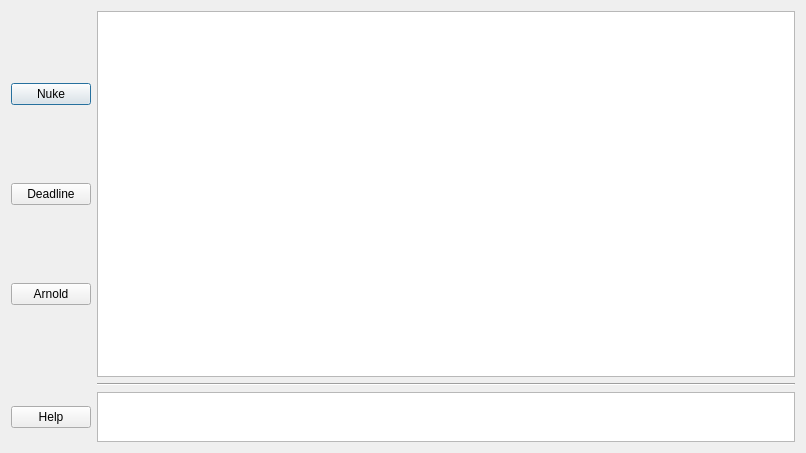
<?xml version="1.0" encoding="UTF-8"?>
<ui version="4.0">
 <class>Dialog</class>
 <widget class="QDialog" name="Dialog">
  <property name="geometry">
   <rect>
    <x>0</x>
    <y>0</y>
    <width>806</width>
    <height>453</height>
   </rect>
  </property>
  <property name="sizePolicy">
   <sizepolicy hsizetype="Expanding" vsizetype="Expanding">
    <horstretch>0</horstretch>
    <verstretch>0</verstretch>
   </sizepolicy>
  </property>
  <property name="windowTitle">
   <string>Dialog</string>
  </property>
  <layout class="QGridLayout" name="gridLayout">
   <item row="4" column="1">
    <widget class="QTextBrowser" name="textBrowser">
     <property name="sizePolicy">
      <sizepolicy hsizetype="Expanding" vsizetype="Preferred">
       <horstretch>0</horstretch>
       <verstretch>0</verstretch>
      </sizepolicy>
     </property>
     <property name="maximumSize">
      <size>
       <width>16777215</width>
       <height>50</height>
      </size>
     </property>
    </widget>
   </item>
   <item row="3" column="1">
    <widget class="Line" name="line">
     <property name="orientation">
      <enum>Qt::Horizontal</enum>
     </property>
    </widget>
   </item>
   <item row="1" column="1">
    <widget class="QTreeView" name="treeView"/>
   </item>
   <item row="1" column="0">
    <layout class="QVBoxLayout" name="verticalLayout">
     <property name="sizeConstraint">
      <enum>QLayout::SetNoConstraint</enum>
     </property>
     <item>
      <widget class="QPushButton" name="NukeBtn">
       <property name="text">
        <string>Nuke</string>
       </property>
      </widget>
     </item>
     <item>
      <widget class="QPushButton" name="DeadlineBtn">
       <property name="text">
        <string>Deadline</string>
       </property>
      </widget>
     </item>
     <item>
      <widget class="QPushButton" name="ArnoldBtn">
       <property name="text">
        <string>Arnold</string>
       </property>
      </widget>
     </item>
    </layout>
   </item>
   <item row="4" column="0">
    <widget class="QPushButton" name="HelpBtn">
     <property name="text">
      <string>Help</string>
     </property>
    </widget>
   </item>
  </layout>
 </widget>
 <resources/>
 <connections/>
</ui>
